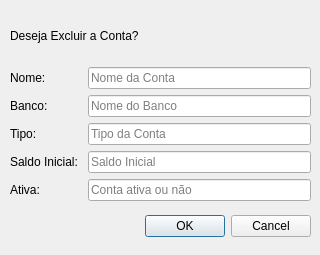
<?xml version="1.0" encoding="UTF-8"?>
<ui version="4.0">
 <class>ContaConfirmDialog</class>
 <widget class="QDialog" name="ContaConfirmDialog">
  <property name="geometry">
   <rect>
    <x>0</x>
    <y>0</y>
    <width>320</width>
    <height>255</height>
   </rect>
  </property>
  <property name="windowTitle">
   <string>Dialog</string>
  </property>
  <widget class="QDialogButtonBox" name="bbConfirm">
   <property name="geometry">
    <rect>
     <x>10</x>
     <y>210</y>
     <width>301</width>
     <height>32</height>
    </rect>
   </property>
   <property name="orientation">
    <enum>Qt::Orientation::Horizontal</enum>
   </property>
   <property name="standardButtons">
    <set>QDialogButtonBox::StandardButton::Cancel|QDialogButtonBox::StandardButton::Ok</set>
   </property>
  </widget>
  <widget class="QWidget" name="verticalLayoutWidget">
   <property name="geometry">
    <rect>
     <x>10</x>
     <y>10</y>
     <width>301</width>
     <height>191</height>
    </rect>
   </property>
   <layout class="QVBoxLayout" name="layPrincipal">
    <item>
     <widget class="QLabel" name="lblPergunta">
      <property name="text">
       <string>Deseja Excluir a Conta?</string>
      </property>
     </widget>
    </item>
    <item>
     <layout class="QFormLayout" name="layForm">
      <item row="0" column="1">
       <widget class="QLineEdit" name="edtNome">
        <property name="enabled">
         <bool>true</bool>
        </property>
        <property name="readOnly">
         <bool>true</bool>
        </property>
        <property name="placeholderText">
         <string>Nome da Conta</string>
        </property>
       </widget>
      </item>
      <item row="2" column="1">
       <widget class="QLineEdit" name="edtTipo">
        <property name="enabled">
         <bool>true</bool>
        </property>
        <property name="text">
         <string/>
        </property>
        <property name="readOnly">
         <bool>true</bool>
        </property>
        <property name="placeholderText">
         <string>Tipo da Conta</string>
        </property>
       </widget>
      </item>
      <item row="0" column="0">
       <widget class="QLabel" name="lblNome">
        <property name="text">
         <string>Nome:</string>
        </property>
       </widget>
      </item>
      <item row="1" column="0">
       <widget class="QLabel" name="lblBanco">
        <property name="text">
         <string>Banco:</string>
        </property>
       </widget>
      </item>
      <item row="2" column="0">
       <widget class="QLabel" name="lblTipo">
        <property name="text">
         <string>Tipo: </string>
        </property>
       </widget>
      </item>
      <item row="3" column="0">
       <widget class="QLabel" name="lblSaldo">
        <property name="text">
         <string>Saldo Inicial: </string>
        </property>
       </widget>
      </item>
      <item row="4" column="0">
       <widget class="QLabel" name="lblAtiva">
        <property name="text">
         <string>Ativa:</string>
        </property>
       </widget>
      </item>
      <item row="1" column="1">
       <widget class="QLineEdit" name="edtBanco">
        <property name="readOnly">
         <bool>true</bool>
        </property>
        <property name="placeholderText">
         <string>Nome do Banco</string>
        </property>
       </widget>
      </item>
      <item row="3" column="1">
       <widget class="QLineEdit" name="edtSaldo">
        <property name="readOnly">
         <bool>true</bool>
        </property>
        <property name="placeholderText">
         <string>Saldo Inicial</string>
        </property>
       </widget>
      </item>
      <item row="4" column="1">
       <widget class="QLineEdit" name="edtAtiva">
        <property name="readOnly">
         <bool>true</bool>
        </property>
        <property name="placeholderText">
         <string>Conta ativa ou não</string>
        </property>
       </widget>
      </item>
     </layout>
    </item>
   </layout>
  </widget>
 </widget>
 <resources/>
 <connections>
  <connection>
   <sender>bbConfirm</sender>
   <signal>accepted()</signal>
   <receiver>ContaConfirmDialog</receiver>
   <slot>accept()</slot>
   <hints>
    <hint type="sourcelabel">
     <x>248</x>
     <y>254</y>
    </hint>
    <hint type="destinationlabel">
     <x>157</x>
     <y>274</y>
    </hint>
   </hints>
  </connection>
  <connection>
   <sender>bbConfirm</sender>
   <signal>rejected()</signal>
   <receiver>ContaConfirmDialog</receiver>
   <slot>reject()</slot>
   <hints>
    <hint type="sourcelabel">
     <x>316</x>
     <y>260</y>
    </hint>
    <hint type="destinationlabel">
     <x>286</x>
     <y>274</y>
    </hint>
   </hints>
  </connection>
 </connections>
</ui>
